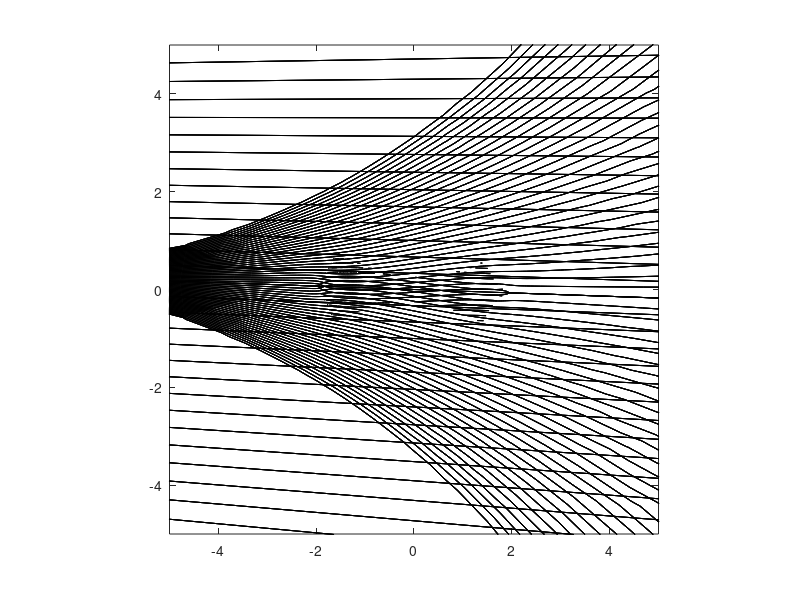

The MATLAB source for this figure:
clf; clear; clc
mu = 1; gam = 0; V=1;a = -2; % in degrees
a = a*pi/180; % Conversion to radians
e = 0.1; f = 0;te = .05; n = 2 - te; % Number related to trailing edge angle.
tea = (n^2-1)/3;

R = 1 + e;
theta = 0:pi/100:2*pi;  
y = R * sin(theta);     
x = R * cos(theta);

rot = exp(j*a);

for m = 1:length(x)
for n = 1:length(y)
    
    z = (x(m) - e) + j.*(y(n) + f);
    w = rot .*(z + tea*1./z);
    newx = real(w); newy = imag(w);
    
    xx(m,n)= newx; 
    yy(m,n)= newy;  
    psis(m,n) = (V * y(n)) - mu * y(n)./(x(m).^2+y(n).^2) ...
    - (gam/4/pi).*log(x(m)^2+y(n)^2); 
    %xx(m,n) = newx; yy(m,n) = newy;
    %plot(newx,newy,'r'),axis image, hold on
end
end
contour(xx,yy,psis,[-3:.1:3],'k'), axis image, hold on
axis([-5 5 -5 5])
